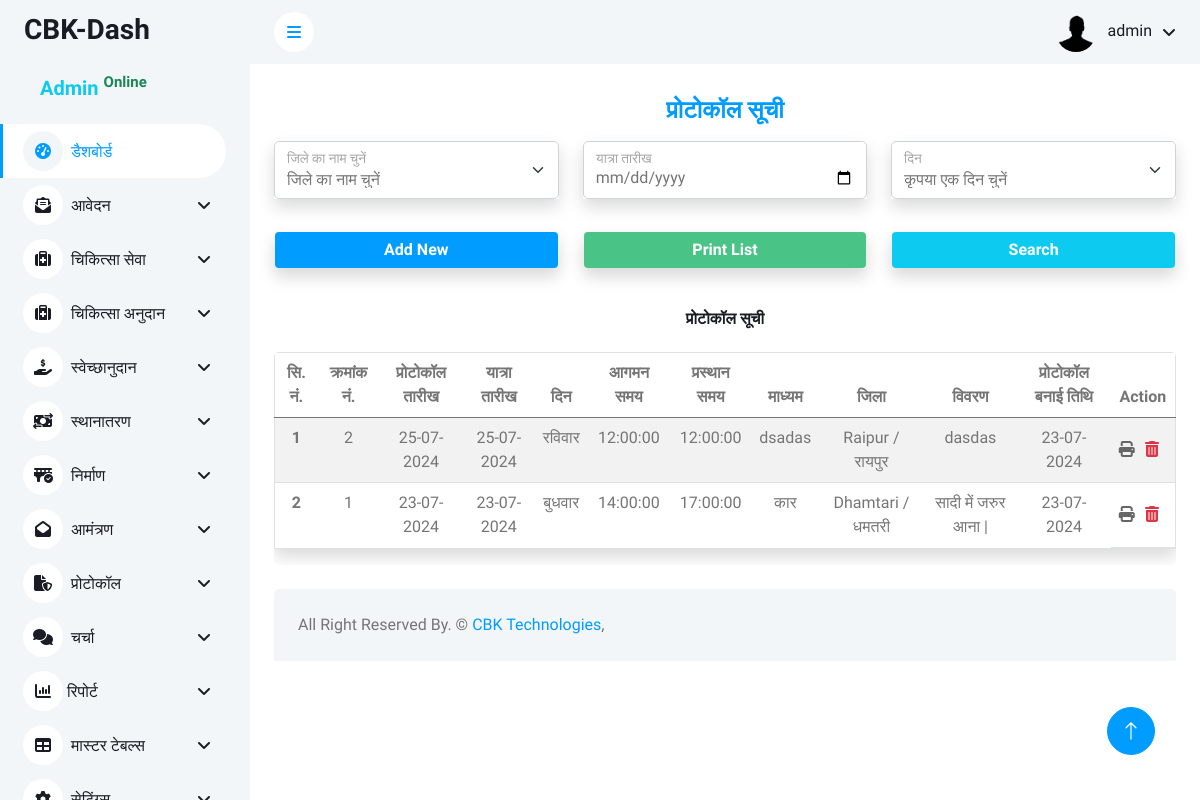
Page /admin/protocol/sveekrt_aavedan.php (signed in) on the committed database.
### tables this page shows
CREATE TABLE `protocol_details` (
  `id` int(11) NOT NULL,
  `kramank_no` varchar(50) NOT NULL,
  `protocol_date` date NOT NULL,
  `travel_date` date NOT NULL,
  `days` varchar(50) NOT NULL,
  `entry_time` time NOT NULL,
  `exit_time` time NOT NULL,
  `madhyam` varchar(100) NOT NULL,
  `district_id` int(11) NOT NULL,
  `details` text NOT NULL,
  `cpp_name` varchar(200) NOT NULL,
  `cpp_designation` varchar(200) NOT NULL,
  `cpp_create_date` date DEFAULT NULL,
  `tip` text NOT NULL,
  `create_date` timestamp NOT NULL DEFAULT current_timestamp(),
  `status` int(11) NOT NULL,
  `update_date` timestamp NOT NULL DEFAULT current_timestamp() ON UPDATE current_timestamp(),
  `data` text NOT NULL
);

CREATE TABLE `district_master` (
  `district_id` int(11) NOT NULL,
  `district_name` varchar(200) NOT NULL
);

### admin/protocol/sveekrt_aavedan.php (the view, shortened to what this page needs)
<?php include('../config/dbconnection.php') ?>
<?php
$tblname = "protocol_details";
$tblkey = "id";
$pagename = "प्रोटोकॉल";
if ($_SERVER['REQUEST_METHOD'] == 'POST' && isset($_POST['search'])) {
    $district_id = isset($_POST['district_id']) ? $_POST['district_id'] : '';
    $travel_date = isset($_POST['travel_date']) ? $_POST['travel_date'] : '';
    $days = isset($_POST['days']) ? $_POST['days'] : '';
    $sql = "SELECT a.*, d.district_name FROM protocol_details a INNER JOIN district_master d ON a.district_id = d.district_id WHERE 1";
    if (!empty($district_id)) {
        $sql .= " AND a.district_id = '" . mysqli_real_escape_string($conn, $district_id) . "'";
    }
    if (!empty($travel_date)) {
        $sql .= " AND a.travel_date = '" . mysqli_real_escape_string($conn, $travel_date) . "'";
    }
    if (!empty($days)) {
        $sql .= " AND a.days = '" . mysqli_real_escape_string($conn, $days) . "'";
    }
    $sql .= " ORDER BY id DESC";
} else {
    $sql = "SELECT p.*, d.district_name FROM protocol_details p INNER JOIN district_master d ON p.district_id = d.district_id WHERE status=2";
}
$fetch = mysqli_query($conn, $sql);
?>
<?php include('../includes/header.php') ?>
<?php include('../includes/sidebar.php') ?>
<?php include('../includes/navbar.php') ?>
<div class="container-fluid pt-4 px-4">
    <h4 class="text-center fw-bolder text-primary mb-3"><?= $pagename; ?> सूची</h4>
    <form action="" method="post">
        <div class="row">
            <div class="col-lg-4 text-center mb-3">
                <div class="form-group shadow">
                    <div class="form-floating mb-3">
                        <select name="district_id" id="districtSelect" class="form-select form-control bg-white">
                            <option value="" selected>जिले का नाम चुनें</option>
                        </select>
                        <label for="districtSelect">जिले का नाम चुनें </label>
                    </div>
                </div>
            </div>
            <div class="col-lg-4 text-center mb-3">
                <div class="form-group shadow">
                    <div class="form-floating mb-3">
                        <input class="form-control bg-white" type="date" name="travel_date" id="travel_date">
                        <label for="">यात्रा तारीख </label>
                    </div>
                </div>
            </div>
            <div class="col-lg-4 text-center mb-3">
                <div class="form-group shadow">
                    <div class="form-floating mb-3">
                        <select name="days" id="days" class="form-select form-control bg-white">
                            <option value="">कृपया एक दिन चुनें</option>
                        </select>
                        <label for="districtSelect">दिन </label>
                    </div>
                </div>
            </div>
            <div class="col-lg-4 text-center mb-3">
                <a name="Add_New" onclick="location.href='new_aavedan.php';" class="form-control text-center text-white btn text-center shadow bg-primary" style="background-color:#4ac387;"><b>Add New</b></a>
            </div>
            <div class="col-lg-4 text-center mb-3">
                <div name="PrintList" onclick="" class="form-control text-center text-white btn text-center shadow" style="background-color:#4ac387;"><b>Print List</b></div>
            </div>
            <div class="col-lg-4 text-center mb-3">
                <button name="search" class="form-control text-center text-white btn text-center shadow bg-info" type="submit"><b>Search</b></button>
            </div>
        </div>
    </form>
</div>
<div class="container-fluid px-4">
    <div class="row">
        <div class="col-sm-12 col-lg-12">
            <h6 class="mb-4 text-center mt-2 pt-3 "><?= $pagename; ?> सूची</h6>
            <div class=" rounded" style="overflow-y: scroll;">
                <table class="table table-striped border shadow">
                    <thead class=" head">
                        <tr class="text-center">
                            <th>सि. नं.</th>
                            <th scope="col">क्रमांक नं.</th>
                            <th scope="col">प्रोटोकॉल तारीख</th>
                            <th scope="col">यात्रा तारीख</th>
                            <th scope="col">दिन</th>
                            <th scope="col">आगमन समय</th>
                            <th scope="col">प्रस्थान समय</th>
                            <th scope="col">माध्यम</th>
                            <th scope="col">जिला</th>
                            <th scope="col">विवरण</th>
                            <th scope="col">प्रोटोकॉल बनाई तिथि</th>
                            <th scope="col">Action</th>
                        </tr>
                    </thead>
                    <tbody>
                        <?php
                        $i = 1;
                        while ($row = mysqli_fetch_array($fetch)) {
                        ?>
                            <tr class=" text-center">
                                <th scope="row"><?= $i++ ?></th>
                                <td><?= $row['kramank_no'] ?></td>
                                <td><?= date('d-m-Y', strtotime($row['protocol_date'])) ?></td>
                                <td><?= date('d-m-Y', strtotime($row['travel_date'])) ?></td>
                                <td><?= $row['days'] ?></td>
                                <td><?= $row['entry_time'] ?></td>
                                <td><?= $row['exit_time'] ?></td>
                                <td><?= $row['madhyam'] ?></td>
                                <td><?= $row['district_name'] ?></td>
                                <td><?= $row['details'] ?></td>
                                <td><?= date('d-m-Y', strtotime($row['create_date'])) ?></td>
                                <td class="action">
                                    <a href="print_pdf.php?id=<?=$row['id'];?>" target='_blank' ><i class=" fa fa-solid fa-print" title="प्रेषित स्वीकृत आवेदन "></i></a>
                                    <a class="text-danger " href="" onclick="confirmDelete(<?= $row['id']; ?>, '<?php echo $tblname; ?>', '<?= $tblkey ?>')"><i class="fas fa-trash-alt me-2 " title="Delete"></i></a>
                                </td>
                            </tr>
                        <?php } ?>
                    </tbody>
                </table>
            </div>
        </div>
    </div>
</div>
<?php include('../includes/footer.php'); ?>

### admin/css/style.css (style rules this page uses)
:root { --primary: #009CFF; --light: #F3F6F9; --dark: #191C24; }
.btn { transition: .5s; }
.action { display:flex; justify-content: center; align-items: center; }
.action a { text-decoration: none; color: #666; transition: color 0.2s ease; }

### rows in the picture
protocol_details: kramank_no "2", protocol_date "25-07-2024", travel_date "25-07-2024", days "रविवार", entry_time "12:00:00", exit_time "12:00:00", madhyam "dsadas", district.district_name "Raipur / रायपुर", details "dasdas", create_date "23-07-2024"
protocol_details: kramank_no "1", protocol_date "23-07-2024", travel_date "23-07-2024", days "बुधवार", entry_time "14:00:00", exit_time "17:00:00", madhyam "कार", district.district_name "Dhamtari / धमतरी", details "सादी में जरुर आना |", create_date "23-07-2024"

### other values in the picture
$username "admin"
$pagename "प्रोटोकॉल"
